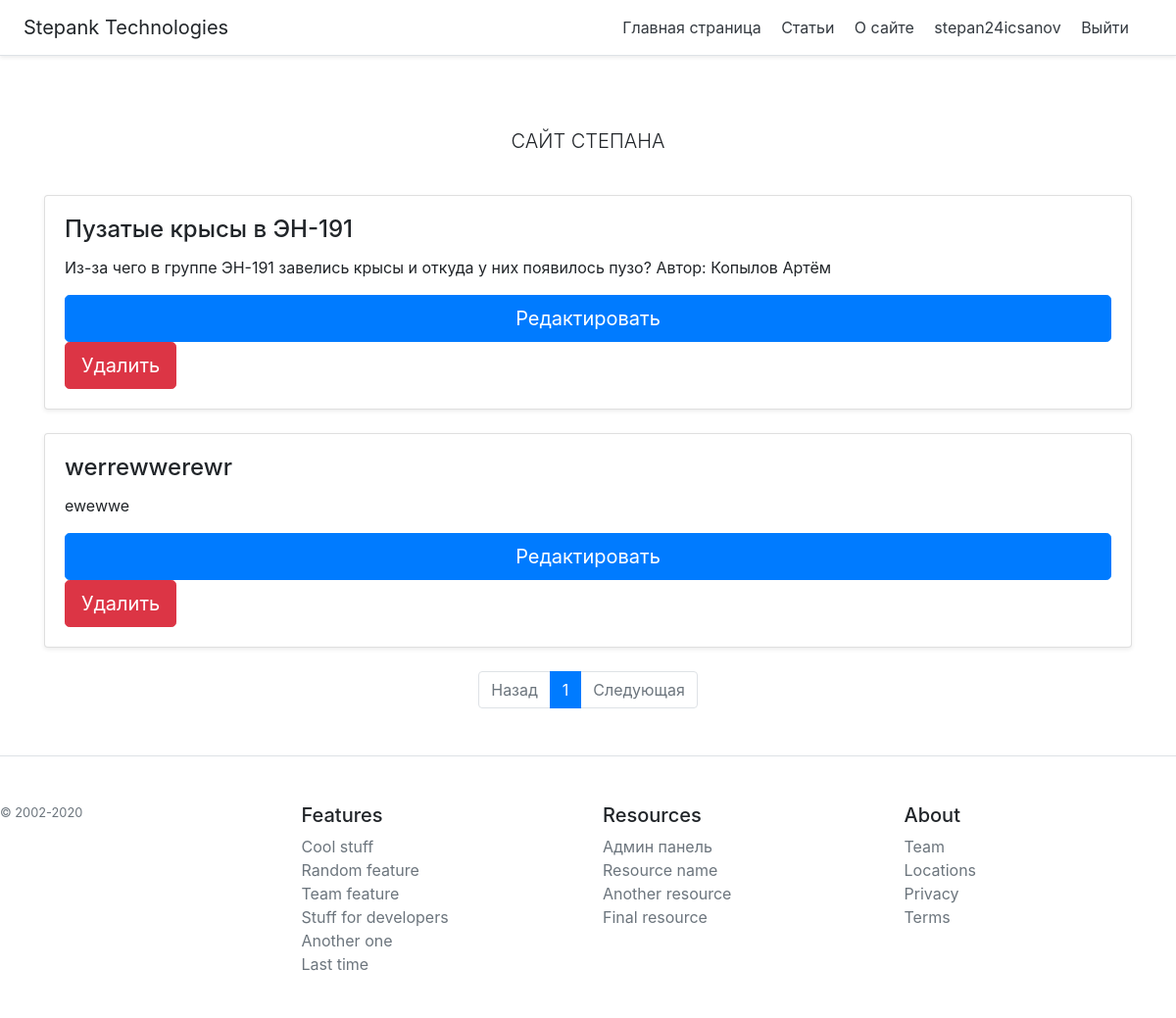
/admin/edit_article/ (signed in), run on the app's committed database.
### webapp/models.py (models this page shows, shortened)
class User(db.Model, UserMixin):
    user_id = db.Column(db.Integer, primary_key=True)
    user_email = db.Column(db.String(64), nullable=False)
    user_password = db.Column(db.String(32), nullable=False)
    user_name = db.Column(db.String(32), nullable=False, unique=True)
    user_registration_date = db.Column(db.DateTime)

class Post(db.Model):
    post_id = db.Column(db.Integer, primary_key=True)
    title = db.Column(db.String(32), nullable=False)
    header = db.Column(db.String(150), nullable=False)
    text = db.Column(db.String(), nullable=False)
    post_creation_date = db.Column(db.DateTime)

### webapp/admin/admin_routes.py (the view)
@admin.route('/edit_article/')
def edit_articles():
    page = request.args.get('page')
    if page and page.isdigit():
        page = int(page)
    else:
        page = 1
    articles_list = Post.query
    pages = articles_list.paginate(page=page, per_page=4)
    return render_template('/admin/edit-articles.html', pages=pages)

### webapp/models.py (called while the page is built)
@login_manager.user_loader
def load_user(user_id):
    return User.query.get(user_id)

### webapp/templates/admin/edit-articles.html
{% extends 'base.html' %}
{% block row %}
{% block body %}
{% for el in pages.items %}
<div class="">
    <div class="card mb-4 shadow-sm" style="">
        <div class="card-body d-flex flex-column">
            <h4 class="card-title">{{ el.title }}</h4>
            <p class="card-text">{{ el.header }}</p>
            <a class="btn btn-primary btn-lg mt-auto" href="./{{ el.post_id }}">Редактировать</a>
            <form action="/admin/delete_article/{{ el.post_id }}">
                <input class="btn btn-danger btn-lg mt-auto" type="submit" onclick="this.disabled=true;this.parentElement.submit()" value="Удалить">
            </form>
        </div>
    </div>
</div>
{% endfor %}
{% endblock %}
<nav aria-label="Page navigation example">
  <ul class="pagination pg-blue justify-content-center">
    <li {% if not pages.has_prev %} class="page-item disabled" {% endif %}>
      <a class="page-link" href="./?page={{ pages.prev_num }}">Назад</a>
    </li>
    {% for page in pages.iter_pages() %}
     <li {% if page == pages.page %} class="page-item active" {% endif %}>
      <a class="page-link" href="./?page={{ page }}">{{ page }}<span class="sr-only">(current)</span></a>
    </li>
    {% endfor %}
    <li {% if not pages.has_next %} class="page-item disabled" {% endif %}>
      <a class="page-link" href="./?page={{ pages.next_num }}">Следующая</a>
    </li>
  </ul>
</nav>
{% endblock %}

### webapp/templates/base.html (shortened to what this page needs)
<!DOCTYPE html>
<html lang="en">
<head>
  <link rel="stylesheet" href="https://stackpath.bootstrapcdn.com/bootstrap/4.5.1/css/bootstrap.min.css">
</head>
<body>
<div class="d-flex flex-column flex-md-row align-items-center p-3 px-md-4 mb-3 bg-white border-bottom shadow-sm">
  <h5 class="my-0 mr-md-auto font-weight-normal">Stepank Technologies</h5>
  <nav class="my-2 my-md-0 mr-md-3">
    <a class="p-2 text-dark" href="/">Главная страница</a>
    <a class="p-2 text-dark" href="/articles">Статьи</a>
    <a class="p-2 text-dark" href="/about">О сайте</a>
    {% if current_user.is_authenticated %}
    <a class="p-2 text-dark" href="#">{{ current_user.user_name }}</a>
    <a class="p-2 text-dark" href="/logout?next={{ request.path }}">Выйти</a>
    {% else %}
    <a class="p-2 text-dark" href="/register">Зарегистрироваться</a>
    <a class="p-2 text-dark" href="/login">Войти</a>
    {% endif %}
  </nav>
</div>
<div class="pricing-header px-3 py-3 pt-md-5 pb-md-4 mx-auto text-center">
  <p class="lead">САЙТ СТЕПАНА</p>
</div>
<div class="container">
    {% block row %}{% endblock %}
</div>
  <footer class="pt-4 my-md-5 pt-md-5 border-top">
    <div class="row">
      <div class="col-12 col-md">
        <small class="d-block mb-3 text-muted">© 2002-2020</small>
      </div>
      <div class="col-6 col-md">
        <h5>Features</h5>
        <ul class="list-unstyled text-small">
          <li><a class="text-muted" href="#">Cool stuff</a></li>
          <li><a class="text-muted" href="#">Random feature</a></li>
          <li><a class="text-muted" href="#">Team feature</a></li>
          <li><a class="text-muted" href="#">Stuff for developers</a></li>
          <li><a class="text-muted" href="#">Another one</a></li>
          <li><a class="text-muted" href="#">Last time</a></li>
        </ul>
      </div>
      <div class="col-6 col-md">
        <h5>Resources</h5>
        <ul class="list-unstyled text-small">
          <li><a class="text-muted" href="/admin">Админ панель</a></li>
          <li><a class="text-muted" href="#">Resource name</a></li>
          <li><a class="text-muted" href="#">Another resource</a></li>
          <li><a class="text-muted" href="#">Final resource</a></li>
        </ul>
      </div>
      <div class="col-6 col-md">
        <h5>About</h5>
        <ul class="list-unstyled text-small">
          <li><a class="text-muted" href="#">Team</a></li>
          <li><a class="text-muted" href="#">Locations</a></li>
          <li><a class="text-muted" href="#">Privacy</a></li>
          <li><a class="text-muted" href="#">Terms</a></li>
        </ul>
      </div>
    </div>
  </footer>
</body>
</html>

### data on the page
User: user_name "stepan24icsanov"
Post: title "Пузатые крысы в ЭН-191", header "Из-за чего в группе ЭН-191 завелись крысы и откуда у них появилось пузо? Автор: Копылов Артём"
Post: title "werrewwerewr", header "ewewwe"

### other printed values
{{ page }} "1"
